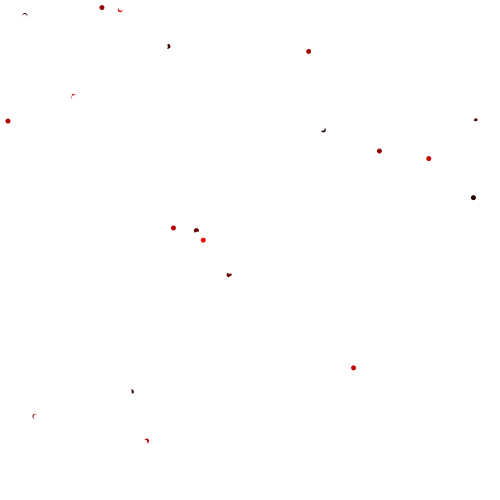
Frame 1 (no input)
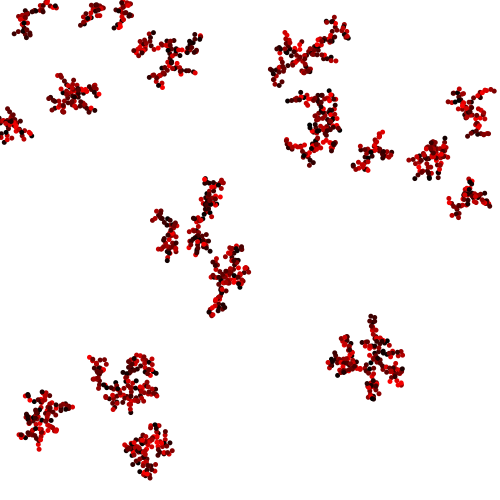
Frame 60 (the mouse pressed at the canvas centre just before this capture)
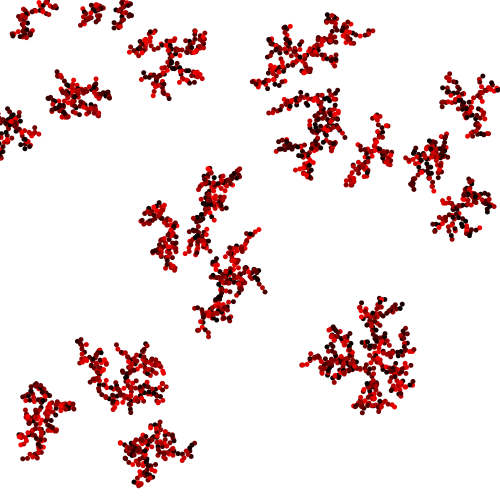
Frame 120 (the mouse held since frame 60 and released just before this capture)

The Processing sketch that drew these frames (run headless with seeded random() and noise(); from frame 60 on, the mouse is pressed at the canvas centre):

// Processing sketch: processing_117744
// ── processing_117744.pde

class cell{

PVector loc = new PVector();
PVector velocity = new PVector ();
float diam;
boolean isseed;
float cellred;
float cellgreen;
float cellblue;
float lineWeight;


cell(){
loc = new PVector(random(500),random(500));
diam = 5 ;
isseed = false ;
cellred = 255;
cellgreen = 255;
cellblue = 255;
lineWeight = 0.1;
}

void display(){
  
noStroke();

if(isseed == true)    { fill(random(255),0,0);}
if(isseed == false) {fill(cellred,cellgreen,cellblue);
}

ellipse(loc.x,loc.y,diam,diam);
}
void update(){
  if(isseed == false){
 velocity = new PVector (random(-10,10),random(-10,10));
 loc.add(velocity);
  
}}}  


cell[] mycells = new cell[4000];

void setup(){
size(500,500);
 for(int i =0; i<mycells.length; i++) {mycells[i] = new cell();
{ if(i<20)
 mycells[i].isseed = true;
 frameRate(200);
}
} 
}


void draw(){
  background(255);
  for(int i=0; i<mycells.length; i++)
  {mycells[i]. display();
  mycells[i]. update();

  }

for(int i=0; i<mycells.length; i++) {   
    
  if(mycells[i].isseed == false) {
    
    for(int j=0; j<mycells.length; j++) {
        
        if(mycells[j].isseed == true)  {
          
            float d;
            d = PVector.dist(mycells[i].loc, mycells [j].loc);
            
              if(d<5) {  mycells[i].isseed = true; }}}}}}
